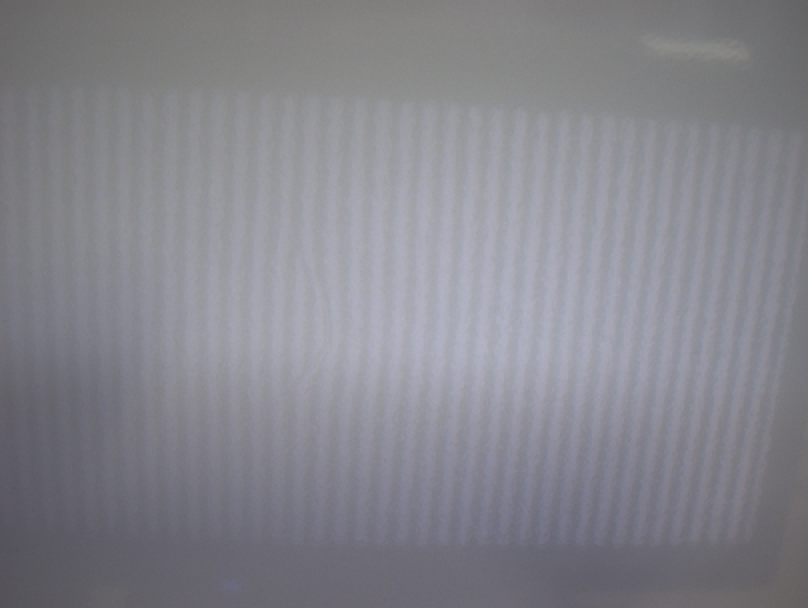
#> input picture imagens/DATASETS_pg/SpinView_trigger/1_riscos.png, 808 x 608 px; its folder holds only this picture in this run
$ python preprocessing_808x608.py
#> lines starting #> are read from the running program, lines starting #| are printed output that depends on the picture; after the words box and inside, x2 and y2 are one past the last pixel; in counts of white or black regions, pixels touching at a corner belong together
import numpy as np
import cv2
import glob
import os


def devide_img(path_imgs):

    imgs = []
    for img_file in glob.iglob(path_imgs):

        # Load image
        img = cv2.imread(img_file, cv2.IMREAD_GRAYSCALE)

        # Divide original image in 4 images of 450 x 450
        img_tl = img[0:450, 0:450]  # Image top left
        img_tr = img[0:450, 358:]  # Image top right
        img_bl = img[158:, 0:450]  # Image bottom left
        img_br = img[158:, 358:]  # Image bottom right

        imgs.extend((img_tl, img_tr, img_bl, img_br))


    return imgs


def bin(image):
    img = cv2.adaptiveThreshold(image, 255, cv2.ADAPTIVE_THRESH_MEAN_C, cv2.THRESH_BINARY, 25, 2)
    # _, img = cv2.threshold(image, 180, 255, cv2.THRESH_BINARY)
    return img


def equ(image):
    img = cv2.equalizeHist(image)
    return img


def process(imgs, path_save):
    c = 1
    for img in imgs:
        # Equalize histogram
        # img = cv2.imread(img, cv2.IMREAD_GRAYSCALE)

        proc_img = bin(equ(img))
        # proc_img = equ(img)

        # Save processed image to file
        file_name = "img" + str(c) + ".png"
        cv2.imwrite(os.path.join(path_save, file_name), proc_img)
        c += 1


def main():
    # Path for images to process
    path_imgs = "..\..\..\imagens\\DATASETS_pg\\SpinView_trigger\\*.png"

    # Path for save images
    path_save = "..\..\..\imagens\\DATASETS_pg\\testes\\pattern_40"

    imgs = devide_img(path_imgs)
#> in devide_img, `img_tl = img[0:450, 0:450]`:
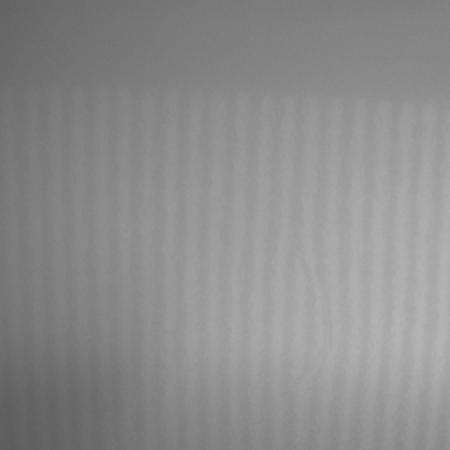
#> img_tl: shape (450, 450); min 91, max 182, mean 140.2
#> in devide_img, `img_tr = img[0:450, 358:]`:
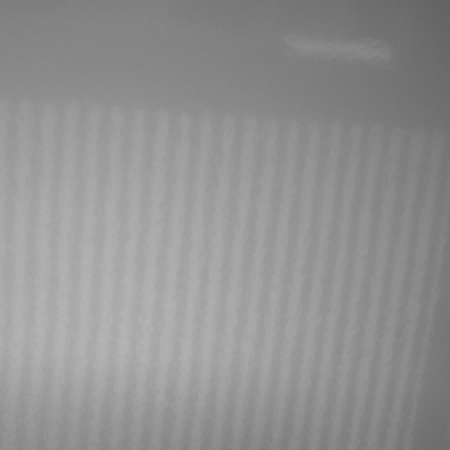
#> img_tr: shape (450, 450); min 97, max 182, mean 145.7
#> in devide_img, `img_bl = img[158:, 0:450]`:
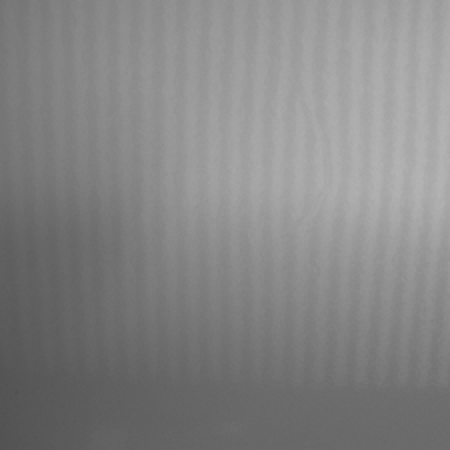
#> img_bl: shape (450, 450); min 80, max 182, mean 132.4
#> in devide_img, `img_br = img[158:, 358:]`:
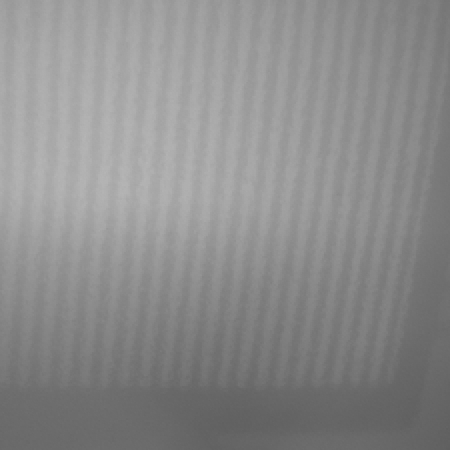
#> img_br: shape (450, 450); min 95, max 182, mean 139.6
#> imgs = 4 items
    process(imgs, path_save)
#> the loop in process, `for img in imgs:` made 4 passes
#> file_name on passes 1 to 4: 'img1.png', 'img2.png', 'img3.png', 'img4.png'
#> pass 1, in equ, `img = cv2.equalizeHist(image)`:
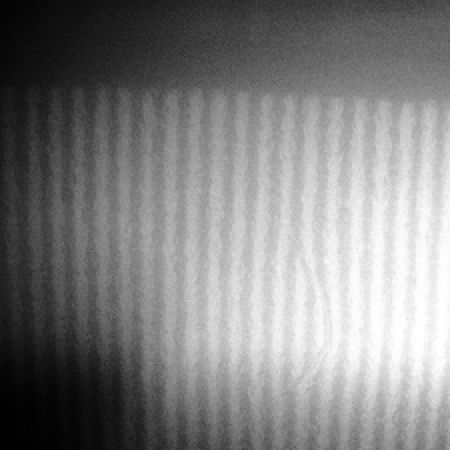
#> img: shape (450, 450); min 0, max 255, mean 129.3
#> pass 1, in bin, `img = cv2.adaptiveThreshold(image, 255, cv2.ADAPTIVE_THRESH_MEAN_C, cv..`:
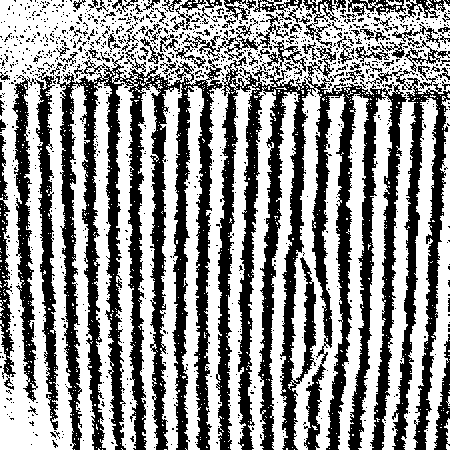
#> img: shape (450, 450); 57.6% white; 1122 black regions (1032 under 20 px), largest, box (x1, y1, x2, y2) and area: (216, 0, 407, 450) 31888, (55, 14, 289, 450) 28419, (366, 68, 450, 450) 7250
#> pass 2, in bin (call 2), `img = cv2.adaptiveThreshold(image, 255, cv2.ADAPTIVE_THRESH_MEAN_C, cv..`:
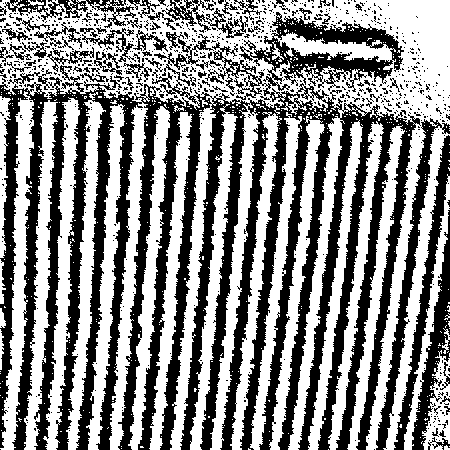
#> img: shape (450, 450); 54.8% white; 814 black regions (753 under 20 px), largest, box (x1, y1, x2, y2) and area: (0, 12, 421, 450) 74223, (376, 118, 450, 450) 3161, (394, 135, 450, 450) 2799
#> after the loop in process, `for img in imgs:`: c = 5


if __name__ == "__main__":
    main()
